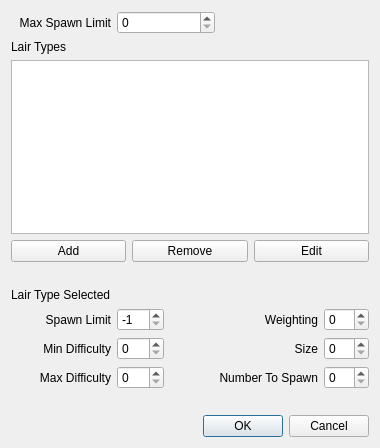
<?xml version="1.0" encoding="UTF-8"?>
<ui version="4.0">
 <class>LairSpawnEditor</class>
 <widget class="QDialog" name="LairSpawnEditor">
  <property name="geometry">
   <rect>
    <x>0</x>
    <y>0</y>
    <width>380</width>
    <height>448</height>
   </rect>
  </property>
  <property name="windowTitle">
   <string>Dialog</string>
  </property>
  <layout class="QGridLayout" name="gridLayout_2">
   <item row="0" column="0">
    <widget class="QLabel" name="label_2">
     <property name="text">
      <string>Max Spawn Limit</string>
     </property>
     <property name="alignment">
      <set>Qt::AlignRight|Qt::AlignTrailing|Qt::AlignVCenter</set>
     </property>
    </widget>
   </item>
   <item row="0" column="1" colspan="2">
    <widget class="QSpinBox" name="spinBox_maxSpawnLimit">
     <property name="maximum">
      <number>2048</number>
     </property>
    </widget>
   </item>
   <item row="1" column="0" colspan="6">
    <layout class="QGridLayout" name="gridLayout">
     <item row="0" column="0">
      <widget class="QLabel" name="label">
       <property name="text">
        <string>Lair Types</string>
       </property>
      </widget>
     </item>
     <item row="1" column="0" colspan="3">
      <widget class="QListWidget" name="listWidget_lairs"/>
     </item>
     <item row="2" column="0">
      <widget class="QPushButton" name="pushButton_add">
       <property name="text">
        <string>Add</string>
       </property>
      </widget>
     </item>
     <item row="2" column="1">
      <widget class="QPushButton" name="pushButton_remove">
       <property name="text">
        <string>Remove</string>
       </property>
      </widget>
     </item>
     <item row="2" column="2">
      <widget class="QPushButton" name="pushButton_edit">
       <property name="text">
        <string>Edit</string>
       </property>
      </widget>
     </item>
    </layout>
   </item>
   <item row="2" column="0" colspan="6">
    <spacer name="horizontalSpacer">
     <property name="orientation">
      <enum>Qt::Horizontal</enum>
     </property>
     <property name="sizeHint" stdset="0">
      <size>
       <width>302</width>
       <height>20</height>
      </size>
     </property>
    </spacer>
   </item>
   <item row="4" column="0">
    <widget class="QLabel" name="label_3">
     <property name="text">
      <string>Spawn Limit</string>
     </property>
     <property name="alignment">
      <set>Qt::AlignRight|Qt::AlignTrailing|Qt::AlignVCenter</set>
     </property>
    </widget>
   </item>
   <item row="4" column="1">
    <widget class="QSpinBox" name="spinBox_spawnLimit">
     <property name="minimum">
      <number>-1</number>
     </property>
     <property name="value">
      <number>-1</number>
     </property>
    </widget>
   </item>
   <item row="4" column="3" colspan="2">
    <widget class="QLabel" name="label_7">
     <property name="text">
      <string>Weighting</string>
     </property>
     <property name="alignment">
      <set>Qt::AlignRight|Qt::AlignTrailing|Qt::AlignVCenter</set>
     </property>
    </widget>
   </item>
   <item row="4" column="5">
    <widget class="QSpinBox" name="spinBox_weighting">
     <property name="value">
      <number>0</number>
     </property>
    </widget>
   </item>
   <item row="5" column="0">
    <widget class="QLabel" name="label_4">
     <property name="text">
      <string>Min Difficulty</string>
     </property>
     <property name="alignment">
      <set>Qt::AlignRight|Qt::AlignTrailing|Qt::AlignVCenter</set>
     </property>
    </widget>
   </item>
   <item row="5" column="1">
    <widget class="QSpinBox" name="spinBox_minDifficulty"/>
   </item>
   <item row="5" column="3" colspan="2">
    <widget class="QLabel" name="label_8">
     <property name="text">
      <string>Size</string>
     </property>
     <property name="alignment">
      <set>Qt::AlignRight|Qt::AlignTrailing|Qt::AlignVCenter</set>
     </property>
    </widget>
   </item>
   <item row="5" column="5">
    <widget class="QSpinBox" name="spinBox_size"/>
   </item>
   <item row="6" column="1">
    <widget class="QSpinBox" name="spinBox_maxDifficulty">
     <property name="maximum">
      <number>500</number>
     </property>
    </widget>
   </item>
   <item row="6" column="2" colspan="3">
    <widget class="QLabel" name="label_6">
     <property name="text">
      <string>Number To Spawn</string>
     </property>
     <property name="alignment">
      <set>Qt::AlignRight|Qt::AlignTrailing|Qt::AlignVCenter</set>
     </property>
    </widget>
   </item>
   <item row="6" column="5">
    <widget class="QSpinBox" name="spinBox_numberToSpawn"/>
   </item>
   <item row="7" column="0" colspan="6">
    <spacer name="horizontalSpacer_2">
     <property name="orientation">
      <enum>Qt::Horizontal</enum>
     </property>
     <property name="sizeHint" stdset="0">
      <size>
       <width>302</width>
       <height>20</height>
      </size>
     </property>
    </spacer>
   </item>
   <item row="8" column="0" colspan="6">
    <widget class="QDialogButtonBox" name="buttonBox">
     <property name="orientation">
      <enum>Qt::Horizontal</enum>
     </property>
     <property name="standardButtons">
      <set>QDialogButtonBox::Cancel|QDialogButtonBox::Ok</set>
     </property>
    </widget>
   </item>
   <item row="3" column="0">
    <widget class="QLabel" name="label_lairTypeSelected">
     <property name="text">
      <string>Lair Type Selected</string>
     </property>
    </widget>
   </item>
   <item row="6" column="0">
    <widget class="QLabel" name="label_5">
     <property name="text">
      <string>Max Difficulty</string>
     </property>
     <property name="alignment">
      <set>Qt::AlignRight|Qt::AlignTrailing|Qt::AlignVCenter</set>
     </property>
    </widget>
   </item>
  </layout>
 </widget>
 <resources/>
 <connections>
  <connection>
   <sender>buttonBox</sender>
   <signal>accepted()</signal>
   <receiver>LairSpawnEditor</receiver>
   <slot>accept()</slot>
   <hints>
    <hint type="sourcelabel">
     <x>248</x>
     <y>254</y>
    </hint>
    <hint type="destinationlabel">
     <x>157</x>
     <y>274</y>
    </hint>
   </hints>
  </connection>
  <connection>
   <sender>buttonBox</sender>
   <signal>rejected()</signal>
   <receiver>LairSpawnEditor</receiver>
   <slot>reject()</slot>
   <hints>
    <hint type="sourcelabel">
     <x>316</x>
     <y>260</y>
    </hint>
    <hint type="destinationlabel">
     <x>286</x>
     <y>274</y>
    </hint>
   </hints>
  </connection>
 </connections>
</ui>
